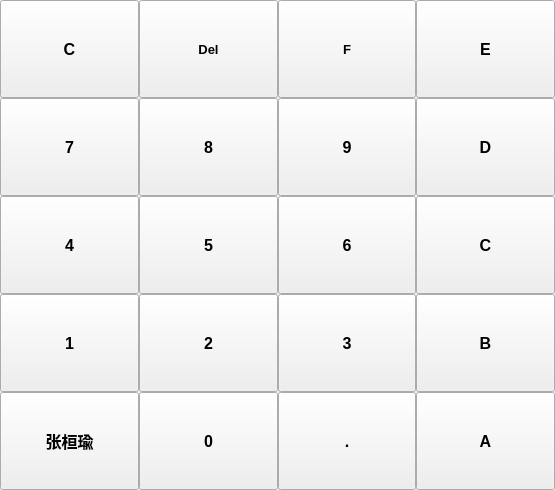
<?xml version="1.0" encoding="UTF-8"?>
<ui version="4.0">
 <class>BaseInputWidget</class>
 <widget class="QWidget" name="BaseInputWidget">
  <property name="geometry">
   <rect>
    <x>0</x>
    <y>0</y>
    <width>555</width>
    <height>490</height>
   </rect>
  </property>
  <property name="windowTitle">
   <string>Form</string>
  </property>
  <layout class="QGridLayout" name="gridLayout">
   <property name="leftMargin">
    <number>0</number>
   </property>
   <property name="topMargin">
    <number>0</number>
   </property>
   <property name="rightMargin">
    <number>0</number>
   </property>
   <property name="bottomMargin">
    <number>0</number>
   </property>
   <property name="spacing">
    <number>0</number>
   </property>
   <item row="0" column="0">
    <widget class="QPushButton" name="btnClear">
     <property name="minimumSize">
      <size>
       <width>0</width>
       <height>0</height>
      </size>
     </property>
     <property name="maximumSize">
      <size>
       <width>999</width>
       <height>999</height>
      </size>
     </property>
     <property name="font">
      <font>
       <family>Microsoft YaHei UI</family>
       <pointsize>12</pointsize>
       <bold>true</bold>
      </font>
     </property>
     <property name="styleSheet">
      <string notr="true">.QPushButton:hover{
    background-color: rgba(198, 218, 255, 0.6);
}</string>
     </property>
     <property name="text">
      <string>C</string>
     </property>
    </widget>
   </item>
   <item row="0" column="1">
    <widget class="QPushButton" name="btnDEL">
     <property name="minimumSize">
      <size>
       <width>0</width>
       <height>0</height>
      </size>
     </property>
     <property name="maximumSize">
      <size>
       <width>999</width>
       <height>999</height>
      </size>
     </property>
     <property name="font">
      <font>
       <family>Microsoft YaHei UI</family>
       <pointsize>10</pointsize>
       <bold>true</bold>
      </font>
     </property>
     <property name="styleSheet">
      <string notr="true">.QPushButton:hover{
    background-color: rgba(198, 218, 255, 0.6);
}</string>
     </property>
     <property name="text">
      <string>Del</string>
     </property>
    </widget>
   </item>
   <item row="0" column="2">
    <widget class="QPushButton" name="btnF">
     <property name="minimumSize">
      <size>
       <width>0</width>
       <height>0</height>
      </size>
     </property>
     <property name="maximumSize">
      <size>
       <width>999</width>
       <height>999</height>
      </size>
     </property>
     <property name="font">
      <font>
       <family>Microsoft YaHei UI</family>
       <pointsize>10</pointsize>
       <bold>true</bold>
      </font>
     </property>
     <property name="styleSheet">
      <string notr="true">.QPushButton:hover{
    background-color: rgba(198, 218, 255, 0.6);
}</string>
     </property>
     <property name="text">
      <string>F</string>
     </property>
    </widget>
   </item>
   <item row="0" column="3">
    <widget class="QPushButton" name="btnE">
     <property name="minimumSize">
      <size>
       <width>0</width>
       <height>0</height>
      </size>
     </property>
     <property name="maximumSize">
      <size>
       <width>999</width>
       <height>999</height>
      </size>
     </property>
     <property name="font">
      <font>
       <family>Microsoft YaHei UI</family>
       <pointsize>12</pointsize>
       <bold>true</bold>
      </font>
     </property>
     <property name="styleSheet">
      <string notr="true">.QPushButton:hover{
    background-color: rgba(198, 218, 255, 0.6);
}</string>
     </property>
     <property name="text">
      <string>E</string>
     </property>
    </widget>
   </item>
   <item row="1" column="0">
    <widget class="QPushButton" name="btn7">
     <property name="minimumSize">
      <size>
       <width>0</width>
       <height>0</height>
      </size>
     </property>
     <property name="maximumSize">
      <size>
       <width>999</width>
       <height>999</height>
      </size>
     </property>
     <property name="font">
      <font>
       <family>Microsoft YaHei UI</family>
       <pointsize>12</pointsize>
       <bold>true</bold>
      </font>
     </property>
     <property name="styleSheet">
      <string notr="true">.QPushButton:hover{
    background-color: rgba(198, 218, 255, 0.6);
}</string>
     </property>
     <property name="text">
      <string>7</string>
     </property>
    </widget>
   </item>
   <item row="1" column="1">
    <widget class="QPushButton" name="btn8">
     <property name="minimumSize">
      <size>
       <width>0</width>
       <height>0</height>
      </size>
     </property>
     <property name="maximumSize">
      <size>
       <width>999</width>
       <height>999</height>
      </size>
     </property>
     <property name="font">
      <font>
       <family>Microsoft YaHei UI</family>
       <pointsize>12</pointsize>
       <bold>true</bold>
      </font>
     </property>
     <property name="styleSheet">
      <string notr="true">.QPushButton:hover{
    background-color: rgba(198, 218, 255, 0.6);
}</string>
     </property>
     <property name="text">
      <string>8</string>
     </property>
    </widget>
   </item>
   <item row="1" column="2">
    <widget class="QPushButton" name="btn9">
     <property name="minimumSize">
      <size>
       <width>0</width>
       <height>0</height>
      </size>
     </property>
     <property name="maximumSize">
      <size>
       <width>999</width>
       <height>999</height>
      </size>
     </property>
     <property name="font">
      <font>
       <family>Microsoft YaHei UI</family>
       <pointsize>12</pointsize>
       <bold>true</bold>
      </font>
     </property>
     <property name="styleSheet">
      <string notr="true">.QPushButton:hover{
    background-color: rgba(198, 218, 255, 0.6);
}</string>
     </property>
     <property name="text">
      <string>9</string>
     </property>
    </widget>
   </item>
   <item row="1" column="3">
    <widget class="QPushButton" name="btnD">
     <property name="minimumSize">
      <size>
       <width>0</width>
       <height>0</height>
      </size>
     </property>
     <property name="maximumSize">
      <size>
       <width>999</width>
       <height>999</height>
      </size>
     </property>
     <property name="font">
      <font>
       <family>Microsoft YaHei UI</family>
       <pointsize>12</pointsize>
       <bold>true</bold>
      </font>
     </property>
     <property name="styleSheet">
      <string notr="true">.QPushButton:hover{
    background-color: rgba(198, 218, 255, 0.6);
}</string>
     </property>
     <property name="text">
      <string>D</string>
     </property>
    </widget>
   </item>
   <item row="2" column="0">
    <widget class="QPushButton" name="btn4">
     <property name="minimumSize">
      <size>
       <width>0</width>
       <height>0</height>
      </size>
     </property>
     <property name="maximumSize">
      <size>
       <width>999</width>
       <height>999</height>
      </size>
     </property>
     <property name="font">
      <font>
       <family>Microsoft YaHei UI</family>
       <pointsize>12</pointsize>
       <bold>true</bold>
      </font>
     </property>
     <property name="styleSheet">
      <string notr="true">.QPushButton:hover{
    background-color: rgba(198, 218, 255, 0.6);
}</string>
     </property>
     <property name="text">
      <string>4</string>
     </property>
    </widget>
   </item>
   <item row="2" column="1">
    <widget class="QPushButton" name="btn5">
     <property name="minimumSize">
      <size>
       <width>0</width>
       <height>0</height>
      </size>
     </property>
     <property name="maximumSize">
      <size>
       <width>999</width>
       <height>999</height>
      </size>
     </property>
     <property name="font">
      <font>
       <family>Microsoft YaHei UI</family>
       <pointsize>12</pointsize>
       <bold>true</bold>
      </font>
     </property>
     <property name="styleSheet">
      <string notr="true">.QPushButton:hover{
    background-color: rgba(198, 218, 255, 0.6);
}</string>
     </property>
     <property name="text">
      <string>5</string>
     </property>
    </widget>
   </item>
   <item row="2" column="2">
    <widget class="QPushButton" name="btn6">
     <property name="minimumSize">
      <size>
       <width>0</width>
       <height>0</height>
      </size>
     </property>
     <property name="maximumSize">
      <size>
       <width>999</width>
       <height>999</height>
      </size>
     </property>
     <property name="font">
      <font>
       <family>Microsoft YaHei UI</family>
       <pointsize>12</pointsize>
       <bold>true</bold>
      </font>
     </property>
     <property name="styleSheet">
      <string notr="true">.QPushButton:hover{
    background-color: rgba(198, 218, 255, 0.6);
}</string>
     </property>
     <property name="text">
      <string>6</string>
     </property>
    </widget>
   </item>
   <item row="2" column="3">
    <widget class="QPushButton" name="btnC">
     <property name="minimumSize">
      <size>
       <width>0</width>
       <height>0</height>
      </size>
     </property>
     <property name="maximumSize">
      <size>
       <width>999</width>
       <height>999</height>
      </size>
     </property>
     <property name="font">
      <font>
       <family>Microsoft YaHei UI</family>
       <pointsize>12</pointsize>
       <bold>true</bold>
      </font>
     </property>
     <property name="styleSheet">
      <string notr="true">.QPushButton:hover{
    background-color: rgba(198, 218, 255, 0.6);
}</string>
     </property>
     <property name="text">
      <string>C</string>
     </property>
    </widget>
   </item>
   <item row="3" column="0">
    <widget class="QPushButton" name="btn1">
     <property name="minimumSize">
      <size>
       <width>0</width>
       <height>0</height>
      </size>
     </property>
     <property name="maximumSize">
      <size>
       <width>999</width>
       <height>999</height>
      </size>
     </property>
     <property name="font">
      <font>
       <family>Microsoft YaHei UI</family>
       <pointsize>12</pointsize>
       <bold>true</bold>
      </font>
     </property>
     <property name="styleSheet">
      <string notr="true">.QPushButton:hover{
    background-color: rgba(198, 218, 255, 0.6);
}</string>
     </property>
     <property name="text">
      <string>1</string>
     </property>
    </widget>
   </item>
   <item row="3" column="1">
    <widget class="QPushButton" name="btn2">
     <property name="minimumSize">
      <size>
       <width>0</width>
       <height>0</height>
      </size>
     </property>
     <property name="maximumSize">
      <size>
       <width>999</width>
       <height>999</height>
      </size>
     </property>
     <property name="font">
      <font>
       <family>Microsoft YaHei UI</family>
       <pointsize>12</pointsize>
       <bold>true</bold>
      </font>
     </property>
     <property name="styleSheet">
      <string notr="true">.QPushButton:hover{
    background-color: rgba(198, 218, 255, 0.6);
}</string>
     </property>
     <property name="text">
      <string>2</string>
     </property>
    </widget>
   </item>
   <item row="3" column="2">
    <widget class="QPushButton" name="btn3">
     <property name="minimumSize">
      <size>
       <width>0</width>
       <height>0</height>
      </size>
     </property>
     <property name="maximumSize">
      <size>
       <width>999</width>
       <height>999</height>
      </size>
     </property>
     <property name="font">
      <font>
       <family>Microsoft YaHei UI</family>
       <pointsize>12</pointsize>
       <bold>true</bold>
      </font>
     </property>
     <property name="styleSheet">
      <string notr="true">.QPushButton:hover{
    background-color: rgba(198, 218, 255, 0.6);
}</string>
     </property>
     <property name="text">
      <string>3</string>
     </property>
    </widget>
   </item>
   <item row="3" column="3">
    <widget class="QPushButton" name="btnB">
     <property name="minimumSize">
      <size>
       <width>0</width>
       <height>0</height>
      </size>
     </property>
     <property name="maximumSize">
      <size>
       <width>999</width>
       <height>999</height>
      </size>
     </property>
     <property name="font">
      <font>
       <family>Microsoft YaHei UI</family>
       <pointsize>12</pointsize>
       <bold>true</bold>
      </font>
     </property>
     <property name="styleSheet">
      <string notr="true">.QPushButton:hover{
    background-color: rgba(198, 218, 255, 0.6);
}</string>
     </property>
     <property name="text">
      <string>B</string>
     </property>
    </widget>
   </item>
   <item row="4" column="0">
    <widget class="QPushButton" name="btn00">
     <property name="minimumSize">
      <size>
       <width>0</width>
       <height>0</height>
      </size>
     </property>
     <property name="maximumSize">
      <size>
       <width>999</width>
       <height>999</height>
      </size>
     </property>
     <property name="font">
      <font>
       <family>Microsoft YaHei UI</family>
       <pointsize>12</pointsize>
       <bold>true</bold>
      </font>
     </property>
     <property name="styleSheet">
      <string notr="true">.QPushButton:hover{
    background-color: rgba(198, 218, 255, 0.6);
}</string>
     </property>
     <property name="text">
      <string>张桓瑜</string>
     </property>
    </widget>
   </item>
   <item row="4" column="1">
    <widget class="QPushButton" name="btn0">
     <property name="minimumSize">
      <size>
       <width>0</width>
       <height>0</height>
      </size>
     </property>
     <property name="maximumSize">
      <size>
       <width>999</width>
       <height>999</height>
      </size>
     </property>
     <property name="font">
      <font>
       <family>Microsoft YaHei UI</family>
       <pointsize>12</pointsize>
       <bold>true</bold>
      </font>
     </property>
     <property name="styleSheet">
      <string notr="true">.QPushButton:hover{
    background-color: rgba(198, 218, 255, 0.6);
}</string>
     </property>
     <property name="text">
      <string>0</string>
     </property>
    </widget>
   </item>
   <item row="4" column="2">
    <widget class="QPushButton" name="btnPOI">
     <property name="minimumSize">
      <size>
       <width>0</width>
       <height>0</height>
      </size>
     </property>
     <property name="maximumSize">
      <size>
       <width>999</width>
       <height>999</height>
      </size>
     </property>
     <property name="font">
      <font>
       <family>Microsoft YaHei UI</family>
       <pointsize>12</pointsize>
       <bold>true</bold>
      </font>
     </property>
     <property name="styleSheet">
      <string notr="true">.QPushButton:hover{
    background-color: rgba(198, 218, 255, 0.6);
}</string>
     </property>
     <property name="text">
      <string>.</string>
     </property>
    </widget>
   </item>
   <item row="4" column="3">
    <widget class="QPushButton" name="btnA">
     <property name="minimumSize">
      <size>
       <width>0</width>
       <height>0</height>
      </size>
     </property>
     <property name="maximumSize">
      <size>
       <width>999</width>
       <height>999</height>
      </size>
     </property>
     <property name="font">
      <font>
       <family>Microsoft YaHei UI</family>
       <pointsize>12</pointsize>
       <bold>true</bold>
      </font>
     </property>
     <property name="styleSheet">
      <string notr="true">.QPushButton:hover{
    background-color: rgba(198, 218, 255, 0.6);
}</string>
     </property>
     <property name="text">
      <string>A</string>
     </property>
    </widget>
   </item>
  </layout>
 </widget>
 <resources/>
 <connections/>
</ui>
